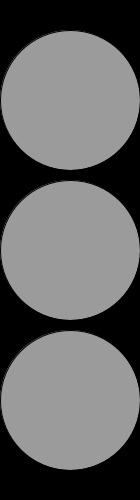
Frame 1 (no input)
Frame 60 (the mouse pressed at the canvas centre just before this capture): identical to frame 1, image omitted
Frame 120 (the mouse held since frame 60 and released just before this capture): identical to frame 1, image omitted

The Processing sketch that drew this single still picture (run headless with seeded random() and noise(); from frame 60 on, the mouse is pressed at the canvas centre):

// Processing sketch: Traficlight
// ── Traficlight.pde


void setup()
{
  size(140,500);
  background(0);
  ellipseMode(CENTER);
  fill(155);
  ellipse(70,100,140,140);
  ellipse(70,250,140,140);
  ellipse(70,400,140,140);
 
}


void draw()
{
 
}


void mousePressed(){
  fill(#FC0000);
  ellipse(70,100,140,140);
}


void mouseReleased(){
  fill(155);
  ellipse(70,100,140,140);
  fill(#FAFF05);
  ellipse(70,250,140,140);
}


void keyPressed(){
  fill(155);
  ellipse(70,250,140,140);
  fill(#05FF13);
  ellipse(70,400,140,140);
}

void keyReleased(){
  fill(155);
  ellipse(70,400,140,140);
}
